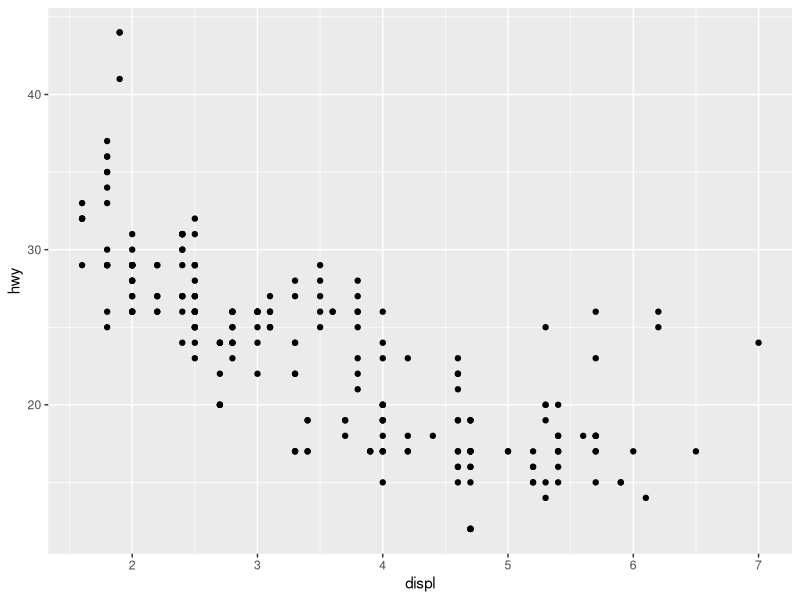
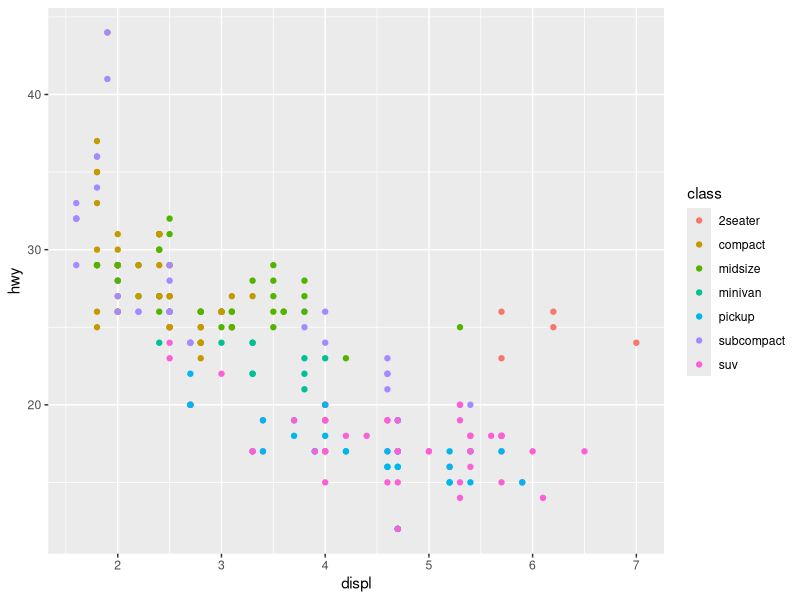
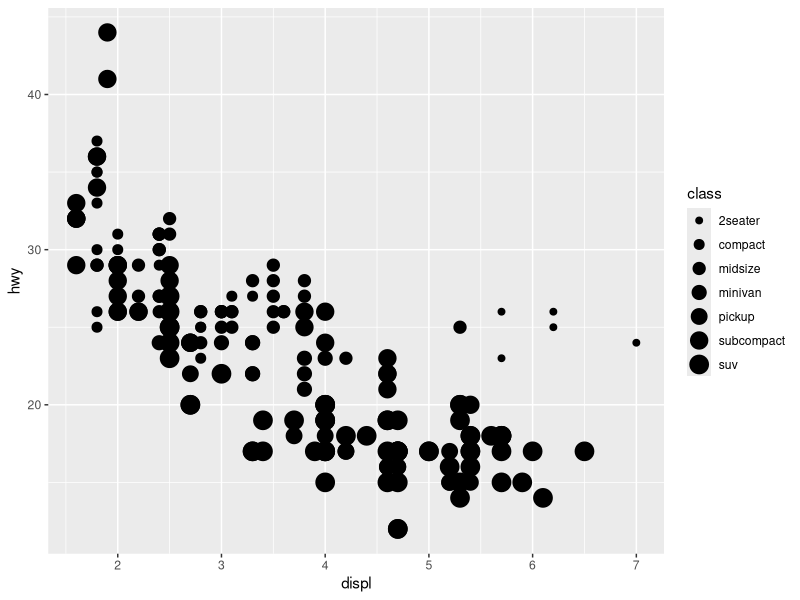
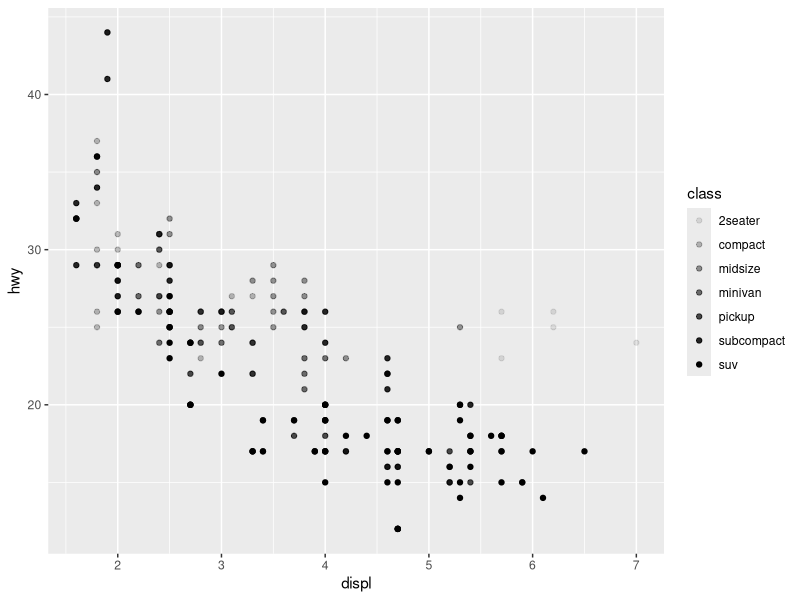
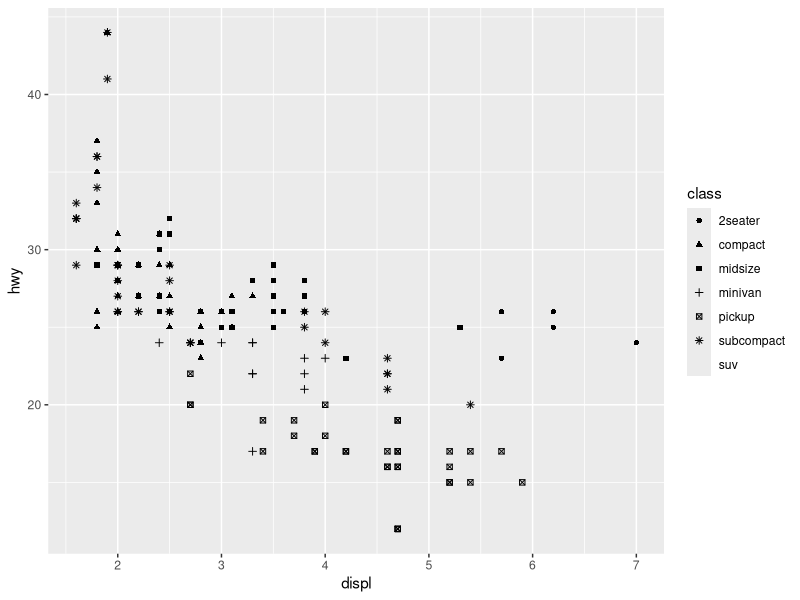
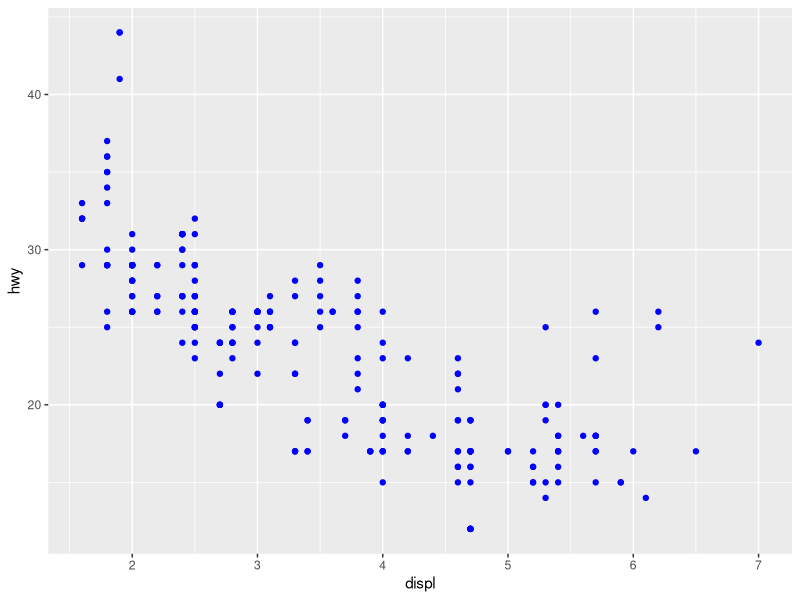
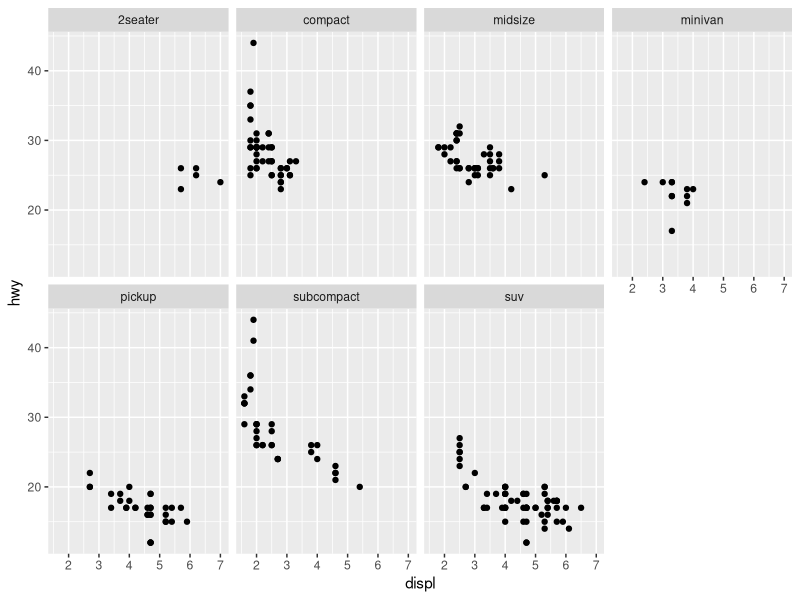
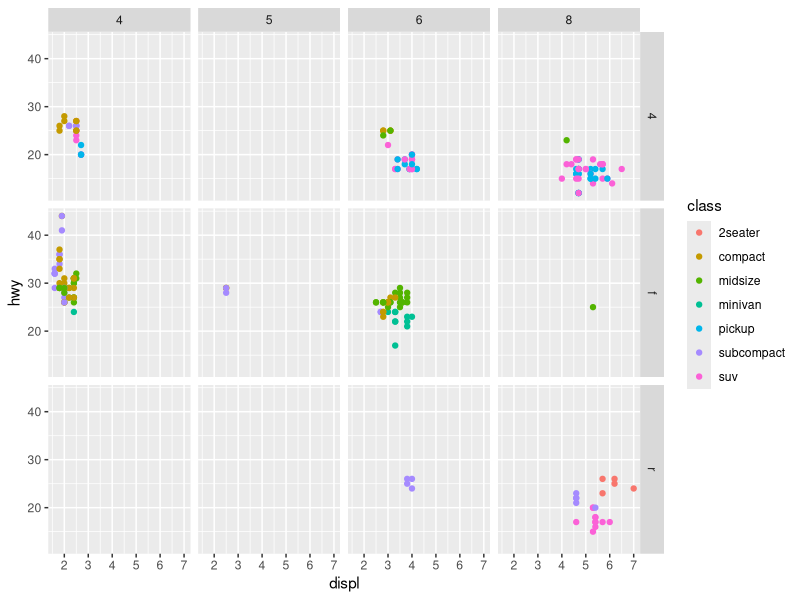

Write R code to recreate these figures, in order.
# R4DS Book club https://www.youtube.com/watch?v=0NdiQuuM0vw&list=PL3x6DOfs2NGjk1sPsrn2CazGiel0yZrhc&index=2
#Chapter 2 & 3

# Data Visualization with ggplot2

library(tidyverse)

#example dataset
mpg
#details of the example dataset
?mpg

#Basic Structure of ggplot
# 
# ggplot(data =<DATA>) +
#   <GEOM_FUNC>(
#     mapping = aes(<Mapping>),
#     stat = <Stat>,
#     position = <Position>,
#   ) +
#   <COORD_FUNC> +
#   <FACET_FUNC>

#aes Examples
  
ggplot(data =mpg) +
  geom_point(mapping = aes(x =displ, y=hwy))

#Group by color
ggplot(data =mpg) +
  geom_point(mapping = aes(x =displ, y=hwy, color = class))

#Group by size

ggplot(data =mpg) +
  geom_point(mapping = aes(x =displ, y=hwy, size = class))

#Group by transperacy

ggplot(data =mpg) +
  geom_point(mapping = aes(x =displ, y=hwy, alpha = class))

#Group by shape

ggplot(data =mpg) +
  geom_point(mapping = aes(x =displ, y=hwy, shape = class))

#Manual changes for <GEOM_FUNC>

ggplot(data =mpg) +
  geom_point(mapping = aes(x =displ, y=hwy), color ='blue')

#Facets
ggplot(data =mpg) +
  geom_point(mapping = aes(x =displ, y=hwy)) +
  facet_wrap(~class, nrow =2)

ggplot(data =mpg) +
  geom_point(mapping = aes(x =displ, y=hwy,color = class)) +
  facet_grid(drv ~ cyl)

ggplot(data =mpg) +
  geom_point(mapping = aes(x =displ, y=hwy,color = class)) +
  facet_grid(. ~ cyl)

ggplot(data =mpg) +
  geom_point(mapping = aes(x =drv, y=cyl,color = class)) +
  facet_grid(drv ~ cyl)

# geom: Geometrical Objects

ggplot(data =mpg) +
  geom_point(mapping = aes(x =displ, y=hwy))

ggplot(data =mpg) +
  geom_smooth(mapping = aes(x =displ, y=hwy))

ggplot(data =mpg) +
  geom_smooth(mapping = aes(x =displ, y=hwy, linetype = drv))

ggplot(data =mpg) +
  geom_smooth(mapping = aes(x =displ, y=hwy, group = drv))

ggplot(data =mpg) +
  geom_smooth(mapping = aes(x =displ, y=hwy, color = drv), 
              show.legend = FALSE)

#multiple geoms

ggplot(data =mpg) +
  geom_point(mapping = aes(x =displ, y=hwy)) +
  geom_smooth(mapping = aes(x =displ, y=hwy))

# or

ggplot(data = mpg, mapping = aes(x = displ, y = hwy))+
  geom_point() +
  geom_smooth()

ggplot(data = mpg, mapping = aes(x = displ, y = hwy))+
  geom_point(mapping = aes(color = class)) +
  geom_smooth()


#Subsetting data in some geoms
ggplot(data = mpg, mapping = aes(x =displ, y = hwy)) +
  geom_point(mapping = aes(color = class)) +
  geom_smooth(
    data = filter(mpg, class == 'subcompact'),
    se =FALSE
    )

#Ex1
ggplot(data = mpg, mapping = aes(x = displ, y = hwy))+
  geom_point() +
  geom_smooth(se=F)
#Ex2
ggplot(data = mpg, mapping = aes(x = displ, y = hwy))+
  geom_point() +
  geom_smooth(mapping = aes(group = drv), se=F)
#Ex3
ggplot(data = mpg, mapping = aes(x = displ, y = hwy,color = drv))+
  geom_point() +
  geom_smooth(se=F)
#Ex4
ggplot(data = mpg, mapping = aes(x = displ, y = hwy))+
  geom_point(mapping = aes(color = drv)) +
  geom_smooth(se =F)
#Ex5
ggplot(data = mpg, mapping = aes(x = displ, y = hwy))+
  geom_point(mapping = aes(color = drv)) +
  geom_smooth(mapping = aes(linetype = drv), se =F)


#Bar plot
ggplot(data = diamonds) +
  geom_bar(mapping = aes(x = cut))

ggplot(data = diamonds) +
  stat_count( mapping = aes(x = cut) )

#stat = 'identity' when you want to map bar height as given value and not compute stat_count

demo <- tribble(
  ~cut,         ~freq,
  "Fair",       1610,
  "Good",       4906,
  "Very Good",  12082,
  "Premium",    13791,
  "Ideal",      21551
)

ggplot(data =demo) + 
  geom_bar(mapping = aes(x = cut, y = freq), stat='identity')

#stat based on proportion

ggplot(data =diamonds) +
  geom_bar(mapping = aes(x = cut, y= stat(prop), group = 2))

#check out more stat
ggplot(data = diamonds)+
  stat_summary(mapping = aes(x = cut, y = depth),
               fun.min = min,
               fun.max = max,
               fun = median)


ggplot(data = diamonds) +
  geom_col(mapping = aes(x = cut,y = price))

ggplot(data = diamonds) + 
  geom_bar(mapping = aes(x = cut, y = after_stat(prop)))

ggplot(data = diamonds) + 
  geom_bar(mapping = aes(x = cut, fill = color, y = after_stat(prop)))

#Bar plot color

ggplot(diamonds) +
  geom_bar(aes(x =cut,color =cut))

ggplot(diamonds) +
  geom_bar(aes(x =cut,fill =cut))

#Positional adjustments
ggplot(diamonds) +
  geom_bar(aes(x =cut,fill =clarity))


# 3 types of position

#position = 'identity', not useful with bar, mainly it just draws on top of each other and is the default

ggplot(diamonds, aes(x = cut,fill= clarity)) + 
  geom_bar(position = 'identity', alpha = 1/5)

ggplot(diamonds, aes(x = cut,color= clarity)) + 
  geom_bar(position = 'identity', fill =NA)

#position = 'fill', is like stacking and outputs in proportion.

ggplot(diamonds )+
  geom_bar(aes(x= cut, fill = clarity), position = 'fill')

#position = 'dodge', keeps overlapping odjects next to each other earier to compare individual entities.
ggplot(diamonds)+
  geom_bar(aes(x = cut, fill=clarity), position ='dodge')

#position, works in different ways in different geoms. In geom_point it can be used to reduce overplatting.
#not all points are visible by default as closeby points are grouped.
ggplot(mpg)+
  geom_point(aes(displ,hwy))
#position ='jitter'

ggplot(mpg)+
  geom_point(aes(displ,hwy), position ='jitter')

ggplot(data = mpg, mapping = aes(x = cty, y = hwy)) + 
  geom_point()

ggplot(data = mpg, mapping = aes(x = cty, y = hwy)) + 
  geom_point(position = 'jitter')


ggplot(data = mpg, mapping = aes(x = cty, y = hwy)) + 
  geom_point(position = position_jitter(width = 1,height = 1))


#Coordinate systems

ggplot(mpg, aes(class,hwy))+
  geom_boxplot()

ggplot(mpg, aes(class,hwy))+
  geom_boxplot()+
  coord_flip()

#coord_quickmap for auto aspect ration correction
nz = map_data('nz')

ggplot(nz,aes(long,lat,group=group))+
  geom_polygon(color = 'black',fill='white')

ggplot(nz,aes(long,lat,group=group))+
  geom_polygon(color = 'black',fill='white')+
  coord_quickmap()


#coord_polar for cozcombhart and pie
ggplot(diamonds)+
  geom_bar(aes(x = cut,fill=cut))+
  coord_flip()

ggplot(diamonds)+
  geom_bar(aes(x = cut,fill=cut))+
  coord_polar()


ggplot(diamonds)+
  geom_bar(aes(x = 1,fill=cut))+
  coord_polar(theta = 'y')
